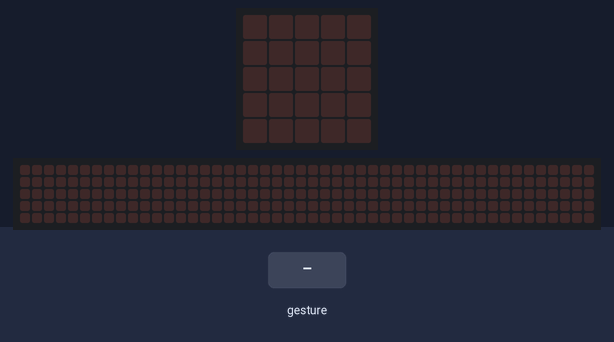
A program run on a simulated BBC micro:bit (MakeCode). On the bench: the board's 5×5 LED display, a strip that is not on the board, showing the scrolling text unrolled. The inputs (shaded band) are chosen by the test bench. A tilt is held for 1.5 s and a shake lasts 1 s, then the board lies face up again; the 48×5 strip is a reading aid, not a part: it shows the text the display is scrolling, unrolled, one strip-width of it at a time.

Above: at 1.2 s.
1.3 s: gesture '3g'
At 3.77 s:
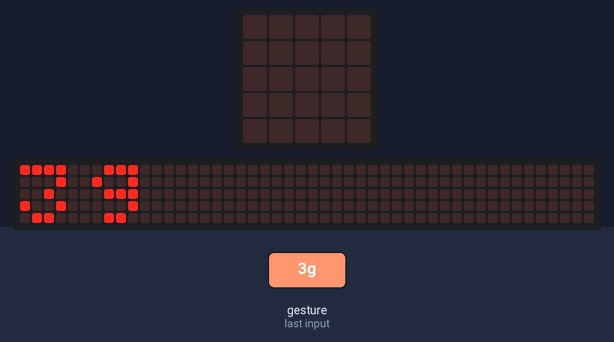
4.3 s: gesture 'free fall'
At 4.9 s:
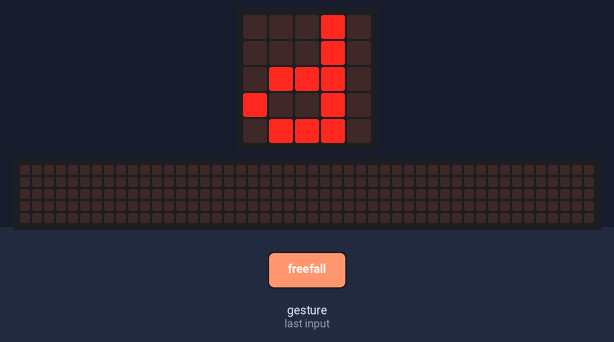
5.9 s: gesture 'shake'
At 7.3 s:
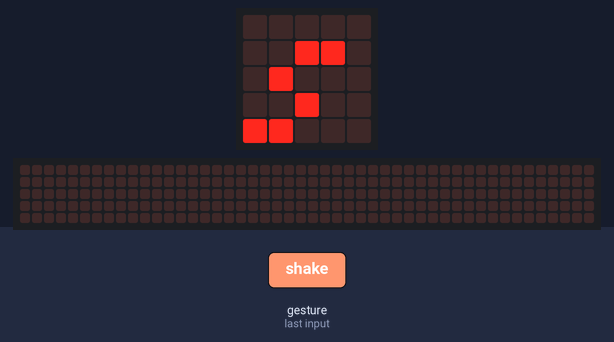
7.6 s: gesture '6g'
At 7.67 s:
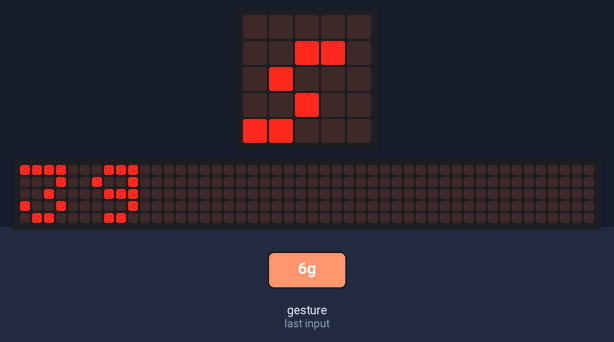
10.6 s: gesture '8g'
Timing chart, 0 to 13.6 s (numbered marks = the images above; inputs shaded):
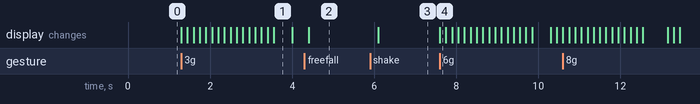

The program:

main.ts
```typescript
input.onGesture(Gesture.ThreeG, function () {
    basic.showString("3g")
})
input.onGesture(Gesture.FreeFall, function () {
    basic.showString("d")
})
input.onGesture(Gesture.Shake, function () {
    basic.showString("s")
})
input.onGesture(Gesture.SixG, function () {
    basic.showString("6g")
})
input.onGesture(Gesture.EightG, function () {
    basic.showString("8g")
})
basic.forever(function () {

})
```

test.ts
```typescript
// 在這裡測試；當此封包作為擴充功能時，將不會編譯此內容。
```

Measured:
- after the input at 1.3 s, the display: changes at once (image 1)
- after the input at 4.3 s, the display: changes after 0.10 s (image 2)
- after the input at 5.9 s, the display: changes after 0.20 s (image 3)
- after the input at 7.6 s, the display: changes at once (image 4)
- what the display in image 1 shows lasts 0.4 s, from 3.6 s to 4.0 s
